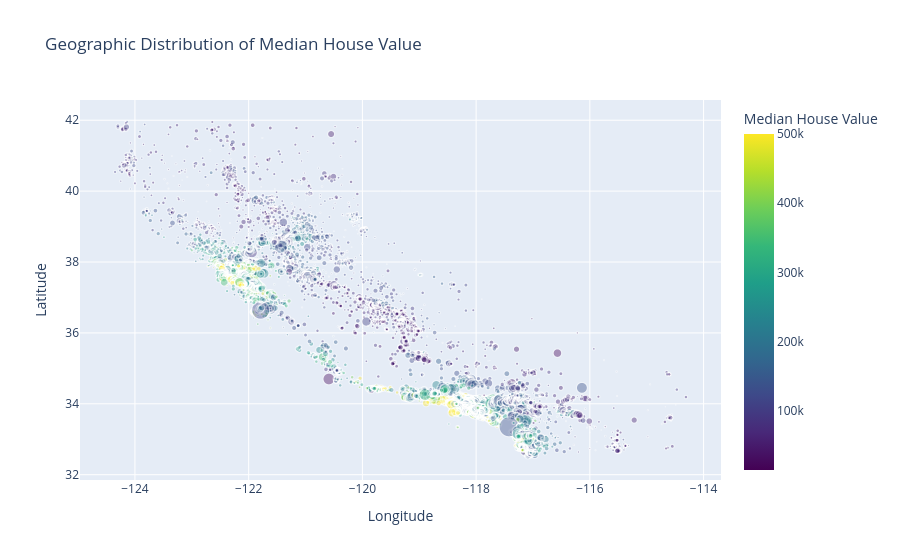

Notebook source saved alongside this figure:
### Code cell
fig = px.scatter(
    df,
    x="longitude",
    y="latitude",
    color="median_house_value",
    size="population_scaled",
    opacity=0.4,
    color_continuous_scale="Viridis",
    title="Geographic Distribution of Median House Value",
    labels={
        "longitude": "Longitude",
        "latitude": "Latitude",
        "median_house_value": "Median House Value",
        "population": "Population"
    }
)

fig.show()

### Figure 1 — Plotly figure (JSON) as saved in the notebook; plotly's stock layout.template omitted (floating-point values rounded to 4 significant figures; data arrays with more than 128 entries replaced by an {"elided": "..."} marker saying what was removed)
{"data": [{"hovertemplate": "Longitude=%{x}<br>Latitude=%{y}<br>size=%{marker.size}<br>Median House Value=%{marker.color}<extra></extra>", "legendgroup": "", "marker": {"color": {"elided": "20640 float values"}, "coloraxis": "coloraxis", "opacity": 0.4, "size": {"elided": "20640 float values"}, "sizemode": "area", "sizeref": 0.8921, "symbol": "circle"}, "mode": "markers", "name": "", "showlegend": false, "type": "scattergl", "x": {"elided": "20640 float values"}, "xaxis": "x", "y": {"elided": "20640 float values"}, "yaxis": "y"}], "layout": {"coloraxis": {"autocolorscale": false, "colorbar": {"title": {"text": "Median House Value"}}, "colorscale": [[0, "#440154"], [0.1111, "#482878"], [0.2222, "#3e4989"], [0.3333, "#31688e"], [0.4444, "#26828e"], [0.5556, "#1f9e89"], [0.6667, "#35b779"], [0.7778, "#6ece58"], [0.8889, "#b5de2b"], [1, "#fde725"]]}, "geo": {"lakecolor": "lightblue", "showlakes": true}, "legend": {"itemsizing": "constant", "tracegroupgap": 0}, "title": {"text": "Geographic Distribution of Median House Value"}, "xaxis": {"anchor": "y", "domain": [0, 1], "title": {"text": "Longitude"}}, "yaxis": {"anchor": "x", "domain": [0, 1], "title": {"text": "Latitude"}}}}
